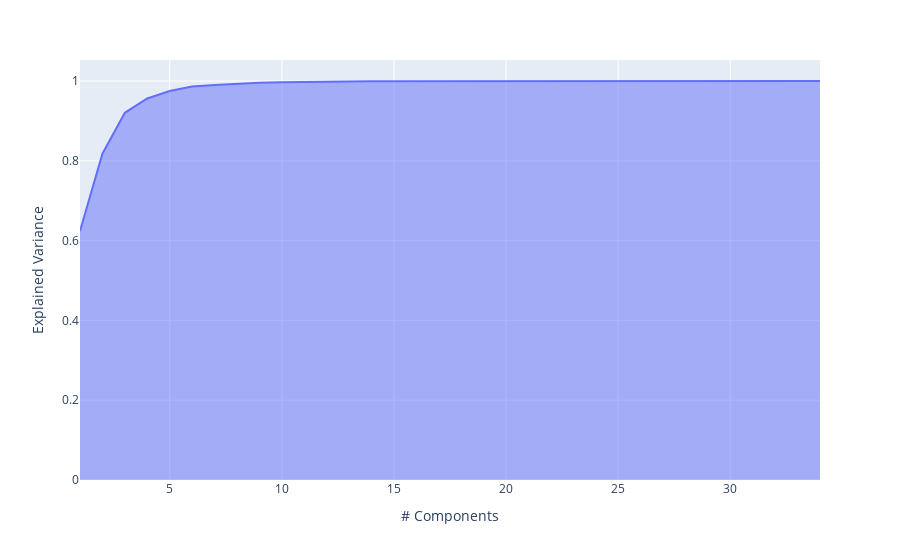

Notebook source saved alongside this figure:
### Code cell
elbow_method(X_move)

### Figure 1 — Plotly figure (JSON) as saved in the notebook; plotly's stock layout.template omitted (floating-point values rounded to 4 significant figures)
{"data": [{"fillpattern": {"shape": ""}, "hovertemplate": "# Components=%{x}<br>Explained Variance=%{y}<extra></extra>", "legendgroup": "", "line": {"color": "#636efa"}, "marker": {"symbol": "circle"}, "mode": "lines", "name": "", "orientation": "v", "showlegend": false, "stackgroup": "1", "x": [1, 2, 3, 4, 5, 6, 7, 8, 9, 10, 11, 12, 13, 14, 15, 16, 17, 18, 19, 20, 21, 22, 23, 24, 25, 26, 27, 28, 29, 30, 31, 32, 33, 34], "xaxis": "x", "y": [0.624, 0.8177, 0.9203, 0.9561, 0.9751, 0.9861, 0.9899, 0.9933, 0.9957, 0.9971, 0.998, 0.9985, 0.9989, 0.9992, 0.9994, 0.9995, 0.9996, 0.9996, 0.9997, 0.9998, 0.9998, 0.9998, 0.9999, 0.9999, 0.9999, 0.9999, 1.0, 1.0, 1.0, 1.0, 1.0, 1.0, 1.0, 1.0], "yaxis": "y", "type": "scatter"}], "layout": {"xaxis": {"anchor": "y", "domain": [0.0, 1.0], "title": {"text": "# Components"}}, "yaxis": {"anchor": "x", "domain": [0.0, 1.0], "title": {"text": "Explained Variance"}}, "legend": {"tracegroupgap": 0}, "margin": {"t": 60}}}
